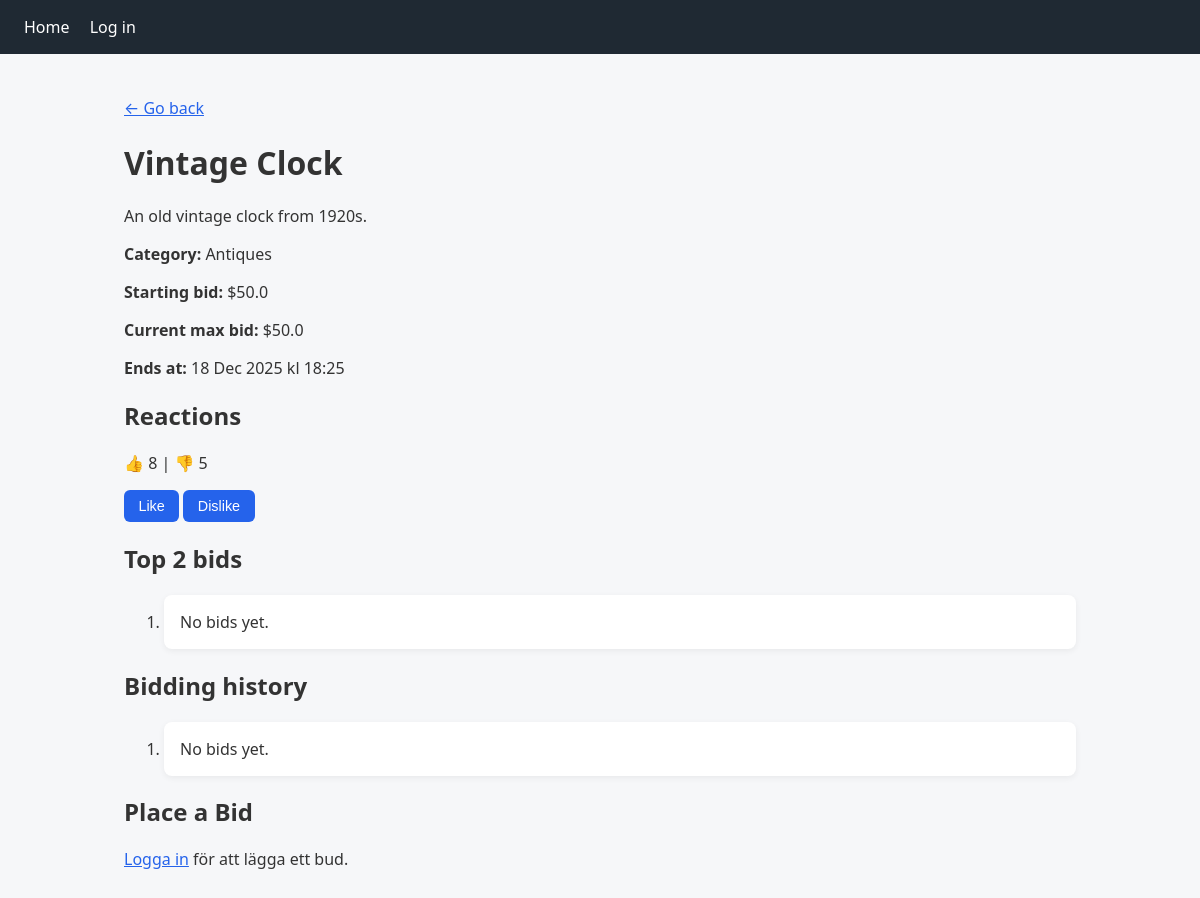
Screenshot of /auctions/1 with the database file from the repository.
### models/auction.py (models this page shows)
class Auction(db.Model):
    __tablename__ = 'auctions'
    id = db.Column(db.Integer, primary_key=True)
    title = db.Column(db.String(50), unique=True, nullable=False)
    description = db.Column(db.String(10), nullable=False)
    category = db.Column(db.String(20), nullable=False)
    starting_bid = db.Column(db.Float, nullable=False)
    start_at = db.Column(db.DateTime, server_default=db.func.now())
    end_at = db.Column(db.DateTime, nullable=False)
    image_url = db.Column(db.String(200), nullable=True) # URL till bild

### blueprints/auctions/auctions_routes.py (the view)
@auctions_bp.route('/<int:auction_id>')
def auctions_detail(auction_id):
    auction = auction_repo.get_auction_by_id(auction_id)
    top2 = bid_repo.get_top_2(auction_id)
    history = auction_repo.get_bidding_history(auction_id)
    current_max = top2[0].amount if top2 else auction.starting_bid
    likes = reactions_repo.count(auction_id, kind='like')
    dislikes = reactions_repo.count(auction_id, kind='dislike')
    return render_template('auctions_detail.html', auction=auction, history=history, top2=top2, current_max=current_max, likes=likes, dislikes=dislikes)

### dbrepository/auction_repo.py (called while the page is built)
    def get_auction_by_id(self, auction_id):
        return Auction.query.get_or_404(auction_id)

    def get_bidding_history(self, auction_id):
        return (Bid.query
                .filter_by(auction_id=auction_id)
                .order_by(Bid.created_at.desc())
                .all())

### dbrepository/bid_repo.py (called while the page is built)
    def get_top_2(self, auction_id):
        return Bid.query.filter_by(auction_id=auction_id).order_by(Bid.amount.desc()).limit(2).all()

### dbrepository/reactions_repo.py (called while the page is built)
    def count(self, auction_id, kind):
        return Reaction.query.filter_by(auction_id=auction_id, kind=kind).count()

### blueprints/auctions/templates/auctions_detail.html (shortened to what this page needs)
{% extends "base.html" %}
{% block content %}
    <p><a href="{{ url_for('auctions_bp.auctions_list') }}">← Go back</a></p>
    <h1>{{ auction.title }}</h1>
    <p>{{ auction.description }}</p>
    <p><b>Category:</b> {{ auction.category }}</p>
    <p><b>Starting bid:</b> ${{ auction.starting_bid }}</p>
    <p><b>Current max bid:</b> ${{ current_max }}</p>
    <p><b>Ends at:</b> {{ auction.end_at.strftime("%d %b %Y kl %H:%M") }}</p>
    <h2>Reactions</h2>
  <p>👍 {{ likes }} | 👎 {{ dislikes }}</p>
  <form method="post" action="{{ url_for('auctions_bp.react', auction_id=auction.id) }}">
    <button name="kind" value="like">Like</button>
    <button name="kind" value="dislike">Dislike</button>
  </form>
  <h2>Top 2 bids</h2>
  <ol>
    {% for bid in top2 %}
      <li>{{ bid.bidder_email }} — ${{ bid.amount }} — {{ bid.created_at.strftime("%d %b %Y kl %H:%M") }}</li>
    {% else %}
      <li>No bids yet.</li>
    {% endfor %}
  </ol>
  <h2>Bidding history</h2>
  <ol>
    {% for b in history %}
      <li>{{ b.amount }} kr — {{ b.created_at.strftime("%d %b %Y kl %H:%M") }}</li>
    {% else %}
      <li>No bids yet.</li>
    {% endfor %}
  </ol>
  <h2>Place a Bid</h2>
  {% if current_user.is_authenticated %}
    <form method="post" action="{{ url_for('auctions_bp.place_bid', auction_id=auction.id) }}">
        <input type="radio" name="email_radio_option" value="true" checked> Use my registered email ({{ current_user.email }})
        <input type="radio" name="email_radio_option" value="false"> Use a different email
        <br>
        <label for="bidder_email">Your Email:</label>
        <input type="email" id="bidder_email" name="bidder_email">
        <br>
        <label for="amount">Bid Amount:</label>
        <input type="number" id="amount" name="amount" step="0.01" required>
        <br>
        <button type="submit">Place Bid</button>
    </form>
  {% else %}
    <p><a href="{{ url_for('auth_bp.login') }}">Logga in</a> för att lägga ett bud.</p>
  {% endif %}
{% endblock %}

### Static/style.css (style rules this page uses)
* { box-sizing: border-box; }
body { margin: 0; font-family: system-ui, -apple-system, BlinkMacSystemFont, "Segoe UI", Roboto, Oxygen, Ubuntu, Cantarell, "Open Sans", "Helvetica Neue", sans-serif; background-color: #f6f7f9; color: #333; }
li { background: white; padding: 1rem; margin-bottom: 1rem; border-radius: 8px; box-shadow: 0 2px 6px rgba(0,0,0,0.06); }
a { color: #2563eb; }
form { margin: 0.5rem 0; }
button { background: #2563eb; color: white; border: none; padding: 0.5rem 0.9rem; border-radius: 6px; cursor: pointer; font-size: 0.9rem; }

### rows the page displays
Auction: title "Vintage Clock", description "An old vintage clock from 1920s.", category "Antiques", starting_bid "50.0", end_at "18 Dec 2025 kl 18:25"

### other values shown
{{ likes }} "8"
{{ dislikes }} "5"
